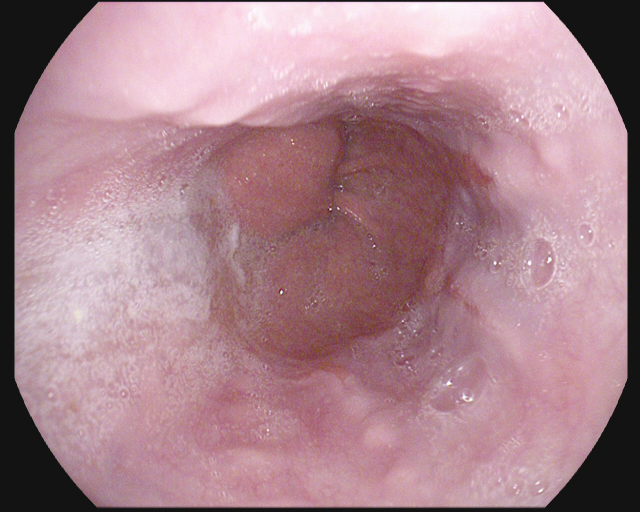
#> input picture end_val/3_esophagitis/val_esophagitis_ (105).jpg, 1280 x 1024 px, found by its file name (shown at 1/2 size); its folder holds 4 pictures in this run
$ python image_resizer.py
#> lines starting #> are read from the running program, lines starting #| are printed output that depends on the picture
from PIL import Image
import os

folder_dir = "dataset/test/3_esophagitis"
output_dir = "dataset/tes/esophagitis"
os.makedirs(output_dir, exist_ok=True)
resize_size = (720, 576)

count = 40
for images in os.listdir(folder_dir):
    if images.lower().endswith((".png", ".jpg", ".jpeg")):
        name, _ = os.path.splitext(images)
        print(name)
        count += 1

        path = os.path.join(folder_dir, images)
        image = Image.open(path).convert("RGB")  # Convert to RGB for consistency
#> image is the input picture: PIL image 1280x1024 RGB; mean R, G, B 170.1, 132.4, 141.7
        image = image.resize(resize_size, Image.Resampling.LANCZOS)
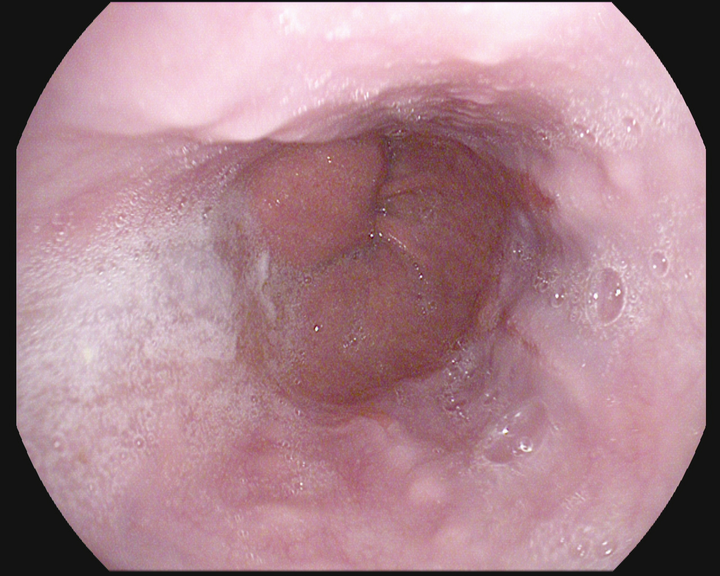
#> image: PIL image 720x576 RGB; mean R, G, B 170.1, 132.4, 141.7
        save_path = os.path.join(output_dir, f'{name}.jpg')
        image.save(save_path)
#> pass 2 of the loop `for images in os.listdir(folder_dir):`:
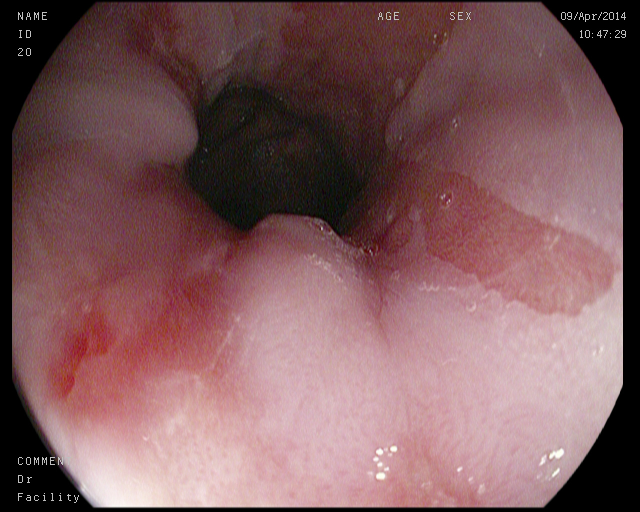
#> input picture end_val/3_esophagitis/val_esophagitis_ (109).jpg, 1280 x 1024 px, found by its file name (shown at 1/2 size)
#> image is the input picture: PIL image 1280x1024 RGB; mean R, G, B 126.8, 90.6, 93.2
#> `image = image.resize(resize_size, Image.Resampling.LANCZOS)`:
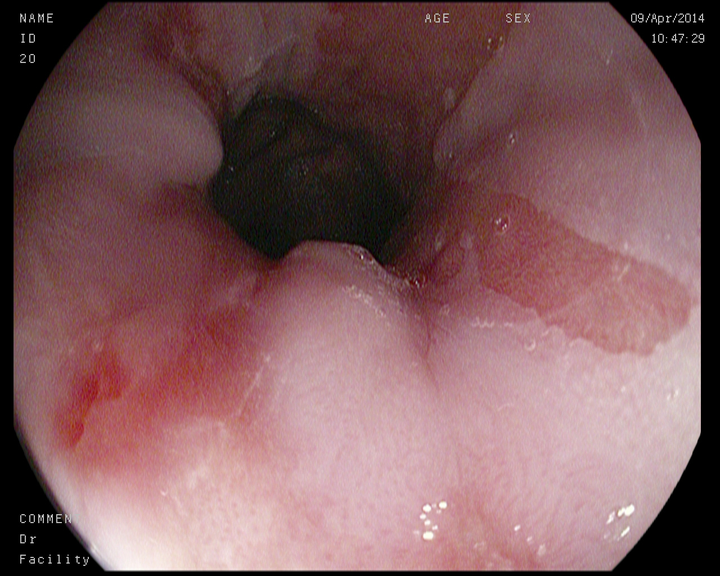
#> image: PIL image 720x576 RGB; mean R, G, B 126.8, 90.6, 93.3
#> pass 3 of the loop `for images in os.listdir(folder_dir):`:
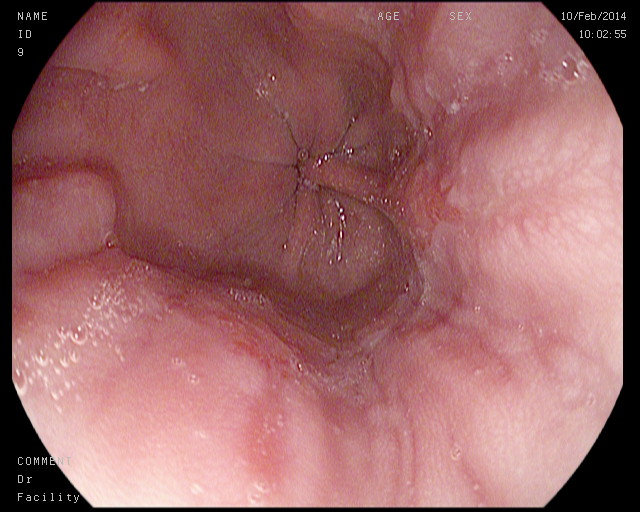
#> input picture end_val/3_esophagitis/val_esophagitis_ (120).jpg, 1280 x 1024 px, found by its file name (shown at 1/2 size)
#> image is the input picture: PIL image 1280x1024 RGB; mean R, G, B 152.7, 100.3, 101
#> `image = image.resize(resize_size, Image.Resampling.LANCZOS)`:
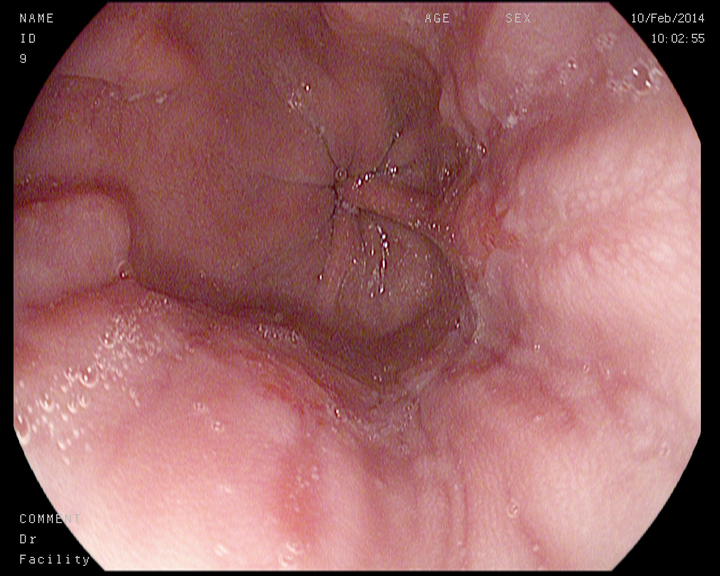
#> image: PIL image 720x576 RGB; mean R, G, B 152.7, 100.3, 101.1
#> the loop made 4 passes; the first 3 are shown
